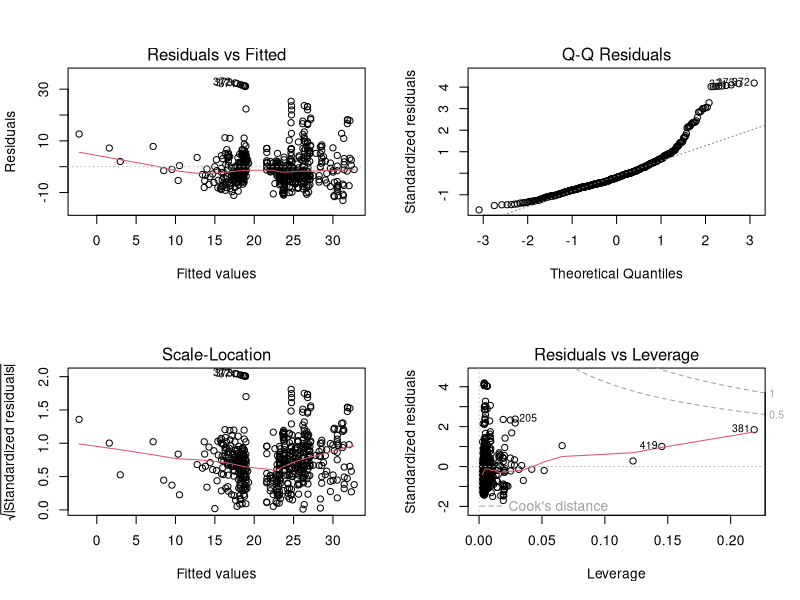

Source code (R):
library(MASS)
data("Boston")
mydata <- Boston
head(mydata)

# 1. 모형 적합
model <- lm(medv ~ crim+zn+indus, data = mydata)
summary(model)

# 2. 예측값 생성
predicted_values <- predict(model, newdata = Boston)

# MSE
# 실제값과 예측값
actual_values <- Boston$medv

# MSE (Mean Squared Error)
mse <- mean((actual_values - predicted_values)^2)
mse

# RMSE (Root Mean Squared Error)
rmse <- sqrt(mse)
rmse

# MAE (Mean Absolute Error)
mae <- mean(abs(actual_values - predicted_values))
mae

# 3. 모형 진단
# 레이아웃 설정: 2x2 그리드 (한 화면에 4개의 그래프 표시)
par(mfrow = c(2, 2))

# 회귀모형 진단 플롯 생성
plot(model)


